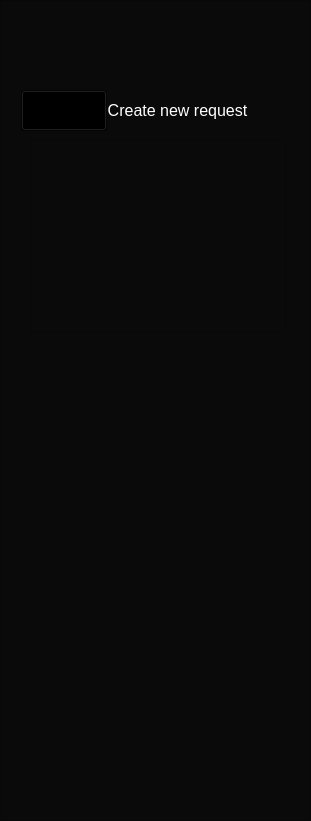
  <widget class="QFrame" name="frame">
   <property name="geometry">
    <rect>
     <x>10</x>
     <y>0</y>
     <width>311</width>
     <height>821</height>
    </rect>
   </property>
   <property name="styleSheet">
    <string notr="true">background-color:rgb(10, 10, 10);</string>
   </property>
   <property name="frameShape">
    <enum>QFrame::StyledPanel</enum>
   </property>
   <property name="frameShadow">
    <enum>QFrame::Raised</enum>
   </property>
   <widget class="QWidget" name="horizontalLayoutWidget">
    <property name="geometry">
     <rect>
      <x>10</x>
      <y>90</y>
      <width>295</width>
      <height>41</height>
     </rect>
    </property>
    <layout class="QHBoxLayout" name="horizontalLayout" stretch="0,0">
     <property name="spacing">
      <number>0</number>
     </property>
     <property name="sizeConstraint">
      <enum>QLayout::SetDefaultConstraint</enum>
     </property>
     <property name="leftMargin">
      <number>11</number>
     </property>
     <property name="rightMargin">
      <number>57</number>
     </property>
     <property name="bottomMargin">
      <number>0</number>
     </property>
     <item>
      <widget class="QPushButton" name="pushButton">
       <property name="sizePolicy">
        <sizepolicy hsizetype="Preferred" vsizetype="Preferred">
         <horstretch>0</horstretch>
         <verstretch>0</verstretch>
        </sizepolicy>
       </property>
       <property name="layoutDirection">
        <enum>Qt::LeftToRight</enum>
       </property>
       <property name="styleSheet">
        <string notr="true">QPushButton {
	background-color:transparent;
	image: url(:/images/add_buttons/add_default.svg);
}

QPushButton:hover {
	
image: url(:/images/add_buttons/add_pressed.svg);
}</string>
       </property>
       <property name="text">
        <string/>
       </property>
      </widget>
     </item>
     <item>
      <widget class="QLabel" name="label">
       <property name="palette">
        <palette>
         <active>
          <colorrole role="Button">
           <brush brushstyle="SolidPattern">
            <color alpha="255">
             <red>10</red>
             <green>10</green>
             <blue>10</blue>
            </color>
           </brush>
          </colorrole>
          <colorrole role="Base">
           <brush brushstyle="SolidPattern">
            <color alpha="255">
             <red>10</red>
             <green>10</green>
             <blue>10</blue>
            </color>
           </brush>
          </colorrole>
          <colorrole role="Window">
           <brush brushstyle="SolidPattern">
            <color alpha="255">
             <red>10</red>
             <green>10</green>
             <blue>10</blue>
            </color>
           </brush>
          </colorrole>
         </active>
         <inactive>
          <colorrole role="Button">
           <brush brushstyle="SolidPattern">
            <color alpha="255">
             <red>10</red>
             <green>10</green>
             <blue>10</blue>
            </color>
           </brush>
          </colorrole>
          <colorrole role="Base">
           <brush brushstyle="SolidPattern">
            <color alpha="255">
             <red>10</red>
             <green>10</green>
             <blue>10</blue>
            </color>
           </brush>
          </colorrole>
          <colorrole role="Window">
           <brush brushstyle="SolidPattern">
            <color alpha="255">
             <red>10</red>
             <green>10</green>
             <blue>10</blue>
            </color>
           </brush>
          </colorrole>
         </inactive>
         <disabled>
          <colorrole role="Button">
           <brush brushstyle="SolidPattern">
            <color alpha="255">
             <red>10</red>
             <green>10</green>
             <blue>10</blue>
            </color>
           </brush>
          </colorrole>
          <colorrole role="Base">
           <brush brushstyle="SolidPattern">
            <color alpha="255">
             <red>10</red>
             <green>10</green>
             <blue>10</blue>
            </color>
           </brush>
          </colorrole>
          <colorrole role="Window">
           <brush brushstyle="SolidPattern">
            <color alpha="255">
             <red>10</red>
             <green>10</green>
             <blue>10</blue>
            </color>
           </brush>
          </colorrole>
         </disabled>
        </palette>
       </property>
       <property name="font">
        <font>
         <pointsize>12</pointsize>
        </font>
       </property>
       <property name="text">
        <string>&lt;html&gt;&lt;head/&gt;&lt;body&gt;&lt;p&gt;&lt;span style=&quot; color:#ffffff;&quot;&gt;Create new request&lt;/span&gt;&lt;/p&gt;&lt;/body&gt;&lt;/html&gt;</string>
       </property>
       <property name="alignment">
        <set>Qt::AlignCenter</set>
       </property>
      </widget>
     </item>
    </layout>
   </widget>
   <widget class="QListView" name="listView">
    <property name="geometry">
     <rect>
      <x>30</x>
      <y>140</y>
      <width>256</width>
      <height>192</height>
     </rect>
    </property>
   </widget>
  </widget>
